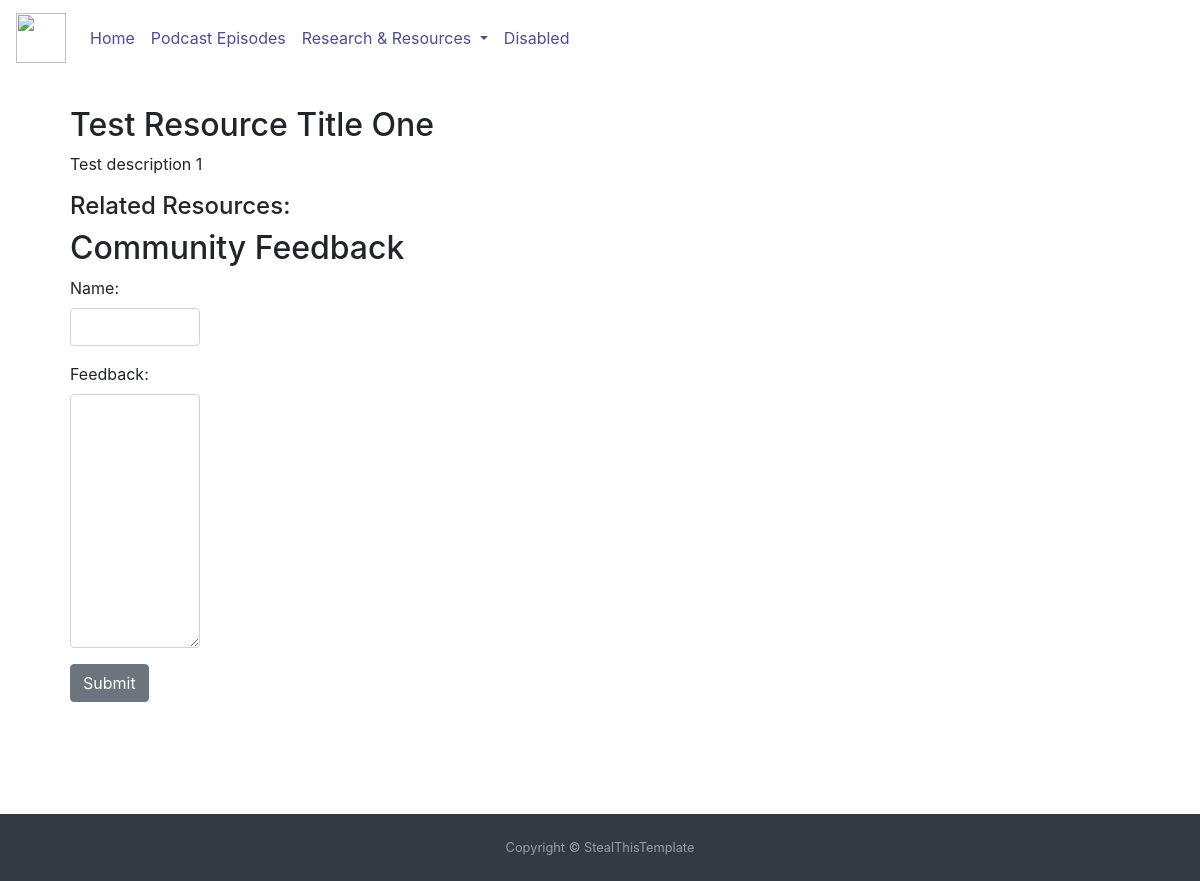
/WN_Content/selected_resource/1/1, run on an earlier commit of the app's database.
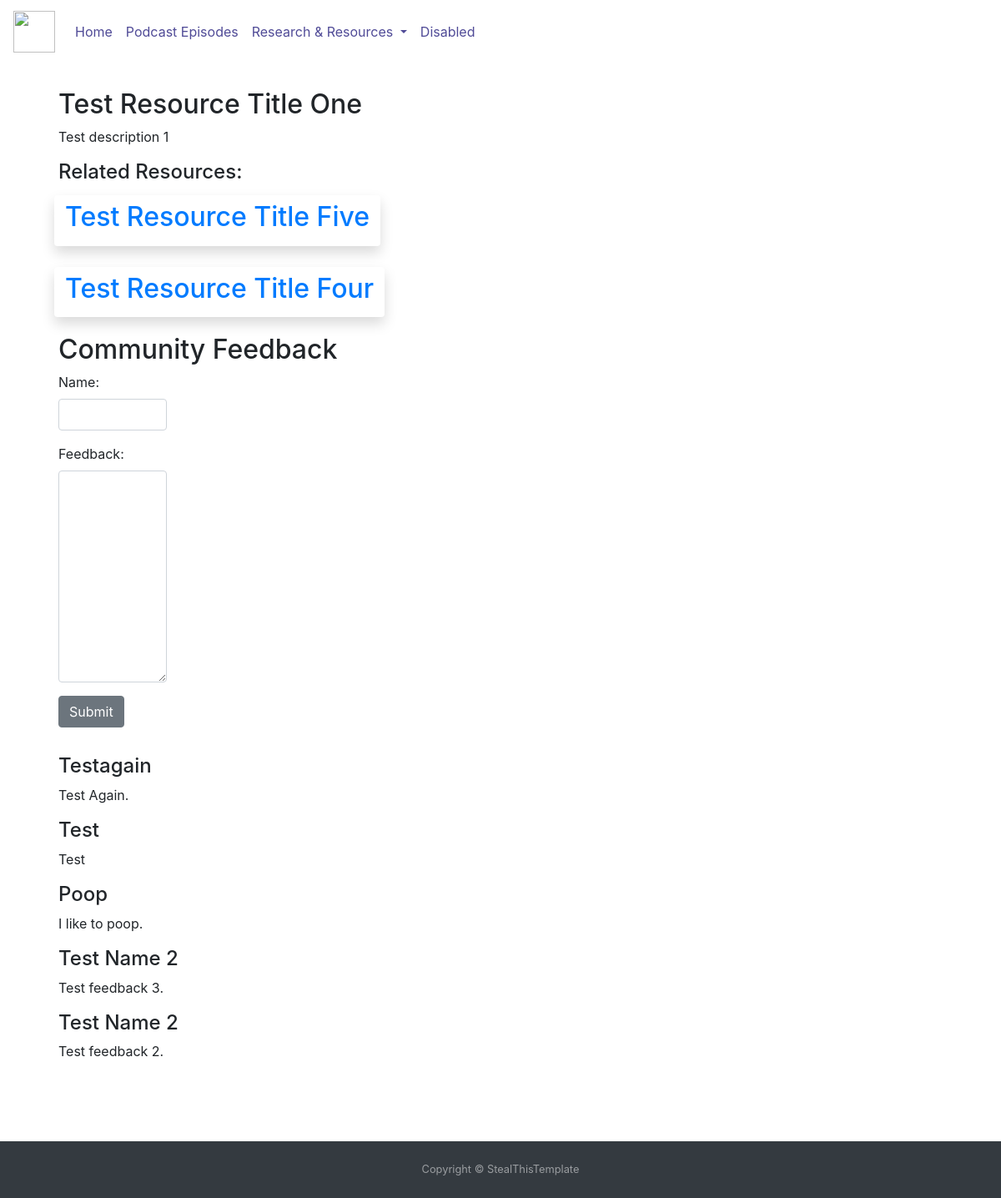
And on a later commit of the database.
### WN_Content/models.py (models this page shows, shortened)
class Resource(models.Model):
    url = models.CharField(max_length=150)
    title = models.CharField(max_length=100)
    description = models.TextField()
    resource_type = models.IntegerField(default=0)
    related = models.ForeignKey('Post', null=True, blank=True, on_delete=models.PROTECT)

class User_Feedback(models.Model):
    name = models.CharField(max_length=60)
    feedback = models.TextField()
    related_resource = models.ForeignKey('Resource', null=True, blank=True, on_delete=models.PROTECT)

### WN_Content/views.py (the view)
# urls.py: path('WN_Content/selected_resource/<int:id>/<int:resource_type>', views.selected_resource, name='selected_resource')
def selected_resource(request, id, resource_type):
    resource = Resource.objects.get(id=id)
    type_check = Resource.objects.filter(resource_type=resource_type).order_by('title').exclude(id=id)
    url_name = resolve(request.path).url_name
    listed_feedback = User_Feedback.objects.order_by('-id').filter(related_resource=resource)
    feedback_form = UserFeedback(request.POST or None)
    if feedback_form.is_valid():
            model = feedback_form.save()
            model.related_resource = resource
            model.save()
            feedback_form = UserFeedback()
    context = {
        'type_check':type_check,
        'resource':resource,
        'url_name':url_name,
        'feedback_form':feedback_form,
        'listed_feedback':listed_feedback
    }
    return render(request, 'WN_Content/selected_resource.html', context)

### WN_Content/forms.py
class UserFeedback(forms.ModelForm):
    class Meta:
        model = User_Feedback
        fields = ['name','feedback']
        widgets = {
            'name' : forms.TextInput(attrs ={'class':'form-control'}),
            'feedback' : forms.Textarea(attrs = {'class':'form-control'}),
        }

### WN_Content/templates/WN_Content/selected_resource.html (shortened to what this page needs)
{% extends 'WN_Content/base.html' %}
{% block content %}
<div id="selected-resource">
    <h2>{{ resource.title }}</h2>
    <p>{{ resource.description }}</p>
</div>
<div id="related-resources">
    <h4>Related Resources:</h4>
</div>
{% for alt_resource in type_check %}
    <div class="container" id="resource-list">
            <div class="row">
                <div class="col-md-auto">
                    <div class="card border-0 shadow">
                        <a href="{% url 'selected_resource' alt_resource.id alt_resource.resource_type %}" class="btn btn-link"><h2>{{ alt_resource.title }}</h2></a>
                    </div>
                </div>
            </div>
        </div>
{% endfor %}
<div id="community-feedback">
    <h2>Community Feedback</h2>
</div>
<div class="form-group" id="form">
    <form method="POST">
        {{ feedback_form.as_p }}
        <button class="btn btn-secondary">Submit</button>
</div>
{% for list in listed_feedback %}
<div id="listed-feedback">
    <h4>{{ list.name }}</h4>
    <p>{{ list.feedback }}</p>
</div>
{% endfor %}
<div class="container">
    <div class="row" id="spacer">
    </div>
</div>
{% endblock %}

### WN_Content/templates/WN_Content/base.html (shortened to what this page needs)
{% load static %}
<html lang="en">
<head>
    <link href="https://stackpath.bootstrapcdn.com/bootstrap/4.5.0/css/bootstrap.min.css" rel="stylesheet"
>
    <link href="{% static 'content/style.css' %}" rel="stylesheet">
</head>
<body>
    {% block header %}
    {% include 'WN_Content/header.html' %}
    {% endblock %}
    {% block content %}
    {% endblock %}
    {% block footer %}
    {% include 'WN_Content/footer.html' %}
    {% endblock %}
</body>
</html>

### WN_Content/templates/WN_Content/header.html (shortened to what this page needs)
{% load static %}
<nav class="navbar navbar-expand-lg navbar-light bg-white">
    <a class="navbar-brand" href="/WN_Content/home/">
        <img src="{% static 'content/placeholder_logo.png' %}" width="50" height="50" alt="" loading="lazy">
    </a>
    <div class="collapse navbar-collapse" id="navbarSupportedContent">
      <ul class="navbar-nav mr-auto">
        <li class="nav-item active">
          <a class="nav-link home" href="/WN_Content/home/">Home<span class="sr-only">(current)</span></a>
        </li>
        <li class="nav-item">
          <a class="nav-link" href="/WN_Content/post_list/">Podcast Episodes</a>
        </li>
        <li class="nav-item dropdown">
          <a class="nav-link dropdown-toggle" href="" id="navbarDropdown" role="button" data-toggle="dropdown" aria-haspopup="true" aria-expanded="false">
            Research & Resources
          </a>
        </li>
        <li class="nav-item">
          <a class="nav-link disabled" href="#" tabindex="-1" aria-disabled="true">Disabled</a>
        </li>
      </ul>
    </div>
  </nav>

### WN_Content/templates/WN_Content/footer.html
{% load static %}
<footer id="sticky-footer" class="py-4 bg-dark text-white-50">
    <div class="container text-center">
      <small>Copyright &copy; StealThisTemplate</small>
    </div>
</footer>

### WN_Content/static/content/style.css (style rules this page uses)
nav * { color: rgb(80, 75, 151) !important; }
#sticky-footer { flex-shrink: none; margin-top: auto; }
body { display: flex; flex-direction: column; min-height: 100vh; }
#spacer { padding: 40px; }
#resource-list { margin-top: 25; margin-left: 50; }
#selected-resource { margin-left: 70; margin-top: 30; }
#related-resources { margin-bottom: -20; margin-left: 70; }
#community-feedback { margin-top: 20; margin-left: 70; }
#form { margin-left: 70; margin-right: 1000; }
#listed-feedback { margin-left: 70; }

What changed in the data, as far as the page shows it:
added Resource: title "Test Resource Title Five"
added Resource: title "Test Resource Title Four"
added User_Feedback: name "Testagain", feedback "Test Again."
added User_Feedback: name "Test", feedback "Test"
added User_Feedback: name "Poop", feedback "I like to poop."
added User_Feedback: name "Test Name 2", feedback "Test feedback 3."
added User_Feedback: name "Test Name 2", feedback "Test feedback 2."
